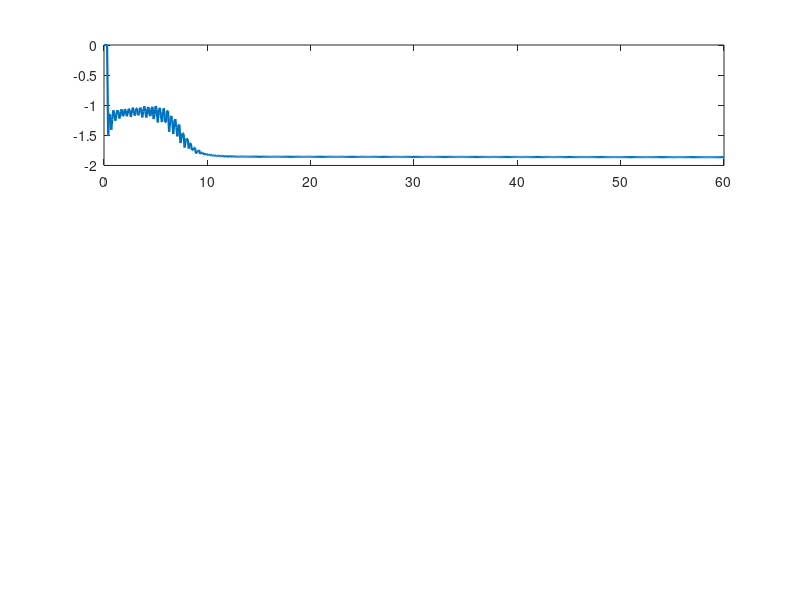

MATLAB code to generate this figure: (Note: this script raises an error after producing the figure.)
load('ident_lab2_v05.mat');
% исходные параметры
a1 = zad2.a1;
a2 = zad2.a2;
b = zad2.b;
w = zad2.w;

% Параметры
Td = 0.1;
t_end = 60;
t = 0:Td:t_end;
N = t_end/Td+1;

% Входной сигнал
u = sin(w*t) + 0.2*sin(0.5*w*t);

% Создание дискретной передаточной функции
num = [b];
den = [1, a1, a2];
Wz = tf(num, den, Td);  % Ts - интервал дискретизации

% Расчет отклика
y = lsim(Wz, u, t);

gamma = 1;

figure;

% --- идентификация a,b ---
theta = zeros(3, N);      % [a1_hat; a2_hat; b_hat]
theta_hat = [0; 0; 0];       % начальное значение
phi = zeros(3,2);         % [y(k); u(k)]

for k_i = 3:N
    phi = [-y(k_i-1); -y(k_i-2); u(k_i-2)];

    % e0(k)
    e0 = y(k_i) - phi.'*theta_hat;

    % обновление
    theta_hat = theta_hat + gamma * (phi * e0)/(1 + gamma*(phi.'*phi));

    theta(:, k_i) = theta_hat;
end

% ---- графики ----
subplot(3, 1, 1);
plot(t, theta(1,:), 'LineWidth', 1.6); hold on;
yline(a1, '--k', 'LineWidth', 1.5); grid on;
title('Оценка a_1 при u = sin(\omegat) + 0.2sin(0.5\omegat)');
yticks([a1 -1 0])
xlabel("t")
ylabel("\theta(t)")
ylim([-2 0.1])

subplot(3, 1, 2);
plot(t, theta(2,:), 'LineWidth', 1.6); hold on;
yline(a2, '--k', 'LineWidth', 1.5); grid on;
title('Оценка a_2 при u = sin(\omegat) + 0.2sin(0.5\omegat)');
yticks([0 0.5 a2])
xlabel("t")
ylabel("\theta(t)")
ylim([-0.1 1]);

subplot(3, 1, 3);
plot(t, theta(3,:), 'LineWidth', 1.6); hold on;
yline(b, '--k', 'LineWidth', 1.5); grid on;
title('Оценка b при u = sin(\omegat) + 0.2sin(0.5\omegat)');
ylim([-0.2 2.7])
yticks([0 1 2 b])
xlabel("t")
ylabel("\theta(t)")
saveas(gcf, "images/task2_3.png")
